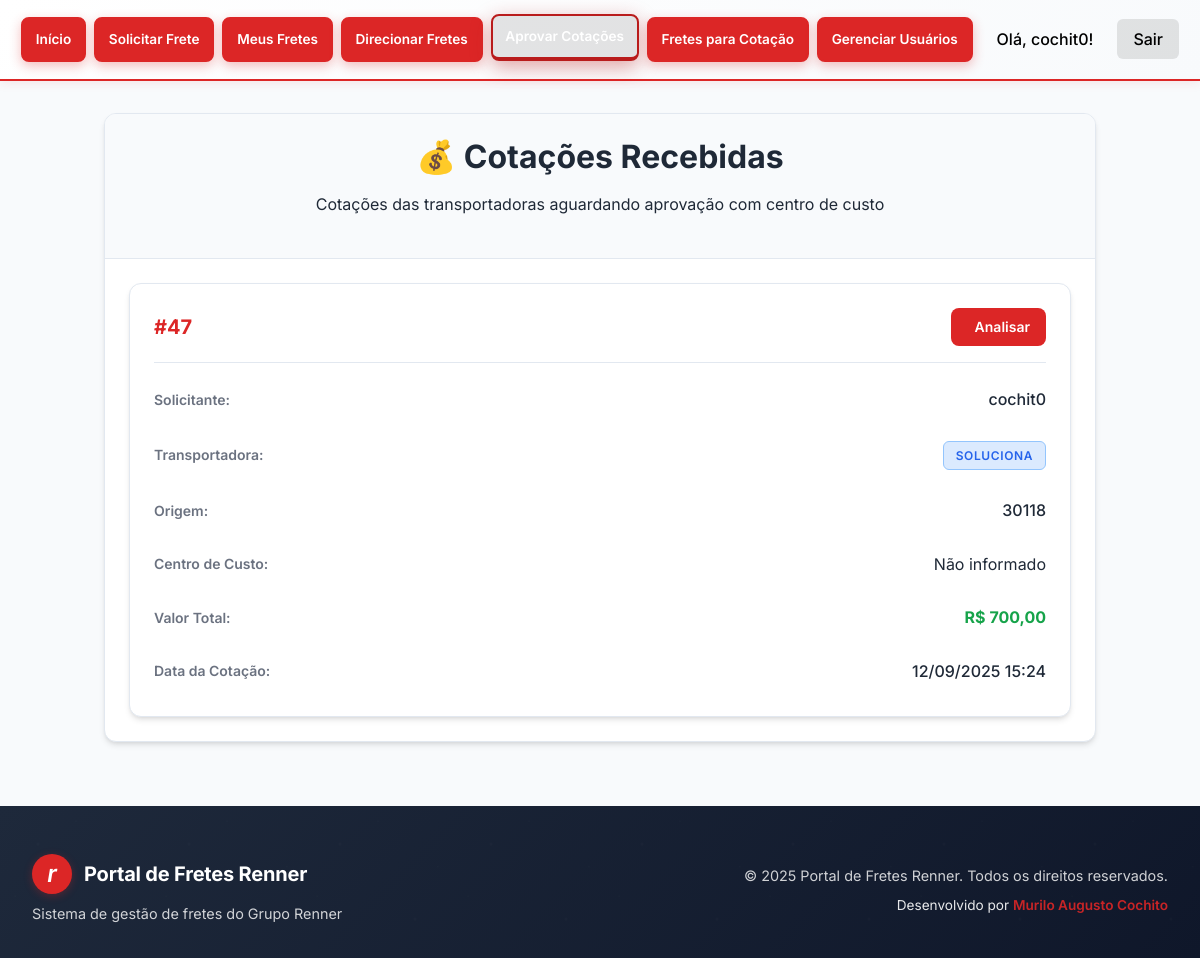
The page /cotacoes-recebidas/ (signed in) on the database its author committed.
### fretes/models.py (models this page shows, shortened)
class CotacaoFrete(models.Model):
	frete = models.ForeignKey(FreteRequest, on_delete=models.CASCADE, related_name='cotacoes')
	transportadora = models.ForeignKey(Transportadora, on_delete=models.CASCADE, related_name='cotacoes_feitas')
	valor_frete = models.DecimalField(max_digits=10, decimal_places=2, null=True, blank=True, verbose_name="Valor do Frete")
	valor_pedagio = models.DecimalField(max_digits=10, decimal_places=2, null=True, blank=True, verbose_name="Valor do Pedágio")
	valor_ajudante = models.DecimalField(max_digits=10, decimal_places=2, null=True, blank=True, verbose_name="Valor do Ajudante")
	valor_total = models.DecimalField(max_digits=10, decimal_places=2, null=True, blank=True, verbose_name="Valor Total")
	STATUS_COTACAO_CHOICES = [
		('pendente', 'Pendente'),
		('enviada', 'Enviada'),
		('aprovada', 'Aprovada'),
		('rejeitada', 'Rejeitada'),
		('rejeitada_transportadora', 'Rejeitada pela Transportadora'),
	]
	status = models.CharField(max_length=30, choices=STATUS_COTACAO_CHOICES, default='pendente')
	data_cotacao = models.DateTimeField(null=True, blank=True, verbose_name="Data da Cotação")
	observacoes_cotacao = models.TextField(blank=True, null=True, verbose_name="Observações da Cotação")
	motivo_rejeicao_transportadora = models.TextField(blank=True, null=True, verbose_name="Motivo da Rejeição pela Transportadora")
	aprovador = models.ForeignKey(User, on_delete=models.SET_NULL, null=True, blank=True, related_name='cotacoes_aprovadas', verbose_name="Aprovador")
	data_aprovacao = models.DateTimeField(null=True, blank=True, verbose_name="Data de Aprovação")
	observacoes_aprovacao = models.TextField(blank=True, null=True, verbose_name="Observações da Aprovação")
	justificativa_rejeicao = models.TextField(blank=True, null=True, verbose_name="Justificativa da Rejeição")

class FreteRequest(models.Model):
	usuario = models.ForeignKey(User, on_delete=models.CASCADE)
	data_criacao = models.DateTimeField(auto_now_add=True)
	descricao = models.TextField(blank=True)
	transportadora_selecionada = models.ForeignKey(Transportadora, null=True, blank=True, on_delete=models.SET_NULL)
	origem = models.ForeignKey(Loja, null=True, blank=True, on_delete=models.SET_NULL, related_name='fretes_origem')
	horario_coleta = models.CharField(max_length=50, blank=True, null=True)
	observacoes_origem = models.TextField(blank=True, null=True, verbose_name="Observações da Coleta")
	anexo_origem = models.FileField(upload_to='anexos/origem/', blank=True, null=True, verbose_name="Anexo da Origem", help_text="Arquivo Excel ou PDF relacionado à origem")
	TIPO_VEICULO_CHOICES = [
		('carreta', 'Carreta'),
		('truck', 'Truck'),
		('vuc', 'VUC'),
		('toco', 'Toco'),
		('3_4', '3/4'),
		('van', 'Van'),
	]
	tipo_veiculo = models.CharField(max_length=10, choices=TIPO_VEICULO_CHOICES, blank=True, null=True, verbose_name="Tipo de Veículo", help_text="Tipo de veículo necessário para o frete")
	precisa_ajudante = models.BooleanField(default=False, verbose_name="Precisa de Ajudante", help_text="Indica se o frete necessita de ajudante")
	quantidade_ajudantes = models.PositiveIntegerField(default=0, verbose_name="Quantidade de Ajudantes", help_text="Número de ajudantes necessários")
	nota_fiscal_emitida = models.BooleanField(default=False, verbose_name="Nota Fiscal Emitida", help_text="Indica se a nota fiscal já foi emitida")
	anexo_nota_fiscal = models.FileField(upload_to='anexos/nota_fiscal/', blank=True, null=True, verbose_name="Anexo da Nota Fiscal", help_text="Arquivo da nota fiscal (PDF, Excel)")
	quem_paga_frete = models.CharField(max_length=100, blank=True, null=True, verbose_name="Quem Paga o Frete", help_text="Loja responsável pelo pagamento do frete")
	STATUS_CHOICES = [
		('pendente', 'Pendente'),
		('cotacao_enviada', 'Cotação Enviada'),
		('cotacao_recebida', 'Cotação Recebida'),
		('cotacao_aprovada', 'Cotação Aprovada'),
		('rejeitado', 'Rejeitado'),
		('rejeitado_transportadora', 'Rejeitado pela Transportadora'),
		('cancelado', 'Cancelado'),
		('finalizado', 'Finalizado'),
	]
	status = models.CharField(max_length=30, choices=STATUS_CHOICES, default='pendente')
	centro_custo = models.CharField(max_length=100, blank=True, null=True, verbose_name="Centro de Custo", help_text="Centro de custo aprovado para o frete")
	aprovador = models.ForeignKey(User, on_delete=models.SET_NULL, null=True, blank=True, related_name='fretes_aprovados', verbose_name="Aprovador")
	data_aprovacao = models.DateTimeField(null=True, blank=True, verbose_name="Data de Aprovação")
	observacoes_aprovacao = models.TextField(blank=True, null=True, verbose_name="Observações da Aprovação")
	justificativa_rejeicao = models.TextField(blank=True, null=True, verbose_name="Justificativa da Rejeição")
	motivo_cancelamento = models.TextField(blank=True, null=True, verbose_name="Motivo do Cancelamento", help_text="Justificativa para o cancelamento do frete")
	usuario_cancelamento = models.ForeignKey(User, on_delete=models.SET_NULL, null=True, blank=True, related_name='fretes_cancelados', verbose_name="Usuário que Cancelou")
	data_cancelamento = models.DateTimeField(null=True, blank=True, verbose_name="Data do Cancelamento")
	transportadora = models.ForeignKey(User, on_delete=models.SET_NULL, null=True, blank=True, related_name='fretes_cotados', verbose_name="Transportadora", help_text="Transportadora responsável pela cotação")
	valor_frete = models.DecimalField(max_digits=10, decimal_places=2, null=True, blank=True, verbose_name="Valor do Frete", help_text="Valor cobrado pelo frete")
	valor_pedagio = models.DecimalField(max_digits=10, decimal_places=2, null=True, blank=True, verbose_name="Valor do Pedágio", help_text="Valor cobrado pelo pedágio")
	valor_ajudante = models.DecimalField(max_digits=10, decimal_places=2, null=True, blank=True, verbose_name="Valor do Ajudante", help_text="Valor cobrado pelo ajudante")
	valor_total = models.DecimalField(max_digits=10, decimal_places=2, null=True, blank=True, verbose_name="Valor Total", help_text="Soma total da cotação")
	data_cotacao = models.DateTimeField(null=True, blank=True, verbose_name="Data da Cotação")
	observacoes_cotacao = models.TextField(blank=True, null=True, verbose_name="Observações da Cotação")
	motivo_rejeicao_transportadora = models.TextField(blank=True, null=True, verbose_name="Motivo da Rejeição pela Transportadora")

class Transportadora(models.Model):
	nome = models.CharField(max_length=100)
	email = models.EmailField()

class Loja(models.Model):
	nome = models.CharField(max_length=100)
	endereco = models.CharField(max_length=255)
	numero = models.CharField(max_length=20)
	municipio = models.CharField(max_length=100)
	estado = models.CharField(max_length=2)
	cep = models.CharField(max_length=15, blank=True)
	regional = models.CharField(max_length=100, blank=True)
	latitude = models.DecimalField(max_digits=9, decimal_places=6, null=True, blank=True)
	longitude = models.DecimalField(max_digits=9, decimal_places=6, null=True, blank=True)

### fretes/views.py (the view)
# urls.py: path('cotacoes-recebidas/', views.cotacoes_recebidas, name='cotacoes_recebidas'),
@login_required(login_url='/login/')
def cotacoes_recebidas(request):
    try:
        user_profile = request.user.userprofile
        if not (user_profile.is_usuario_master() or user_profile.is_gerente()):
            messages.error(request, 'Você não tem permissão para aprovar cotações.')
            return redirect('home')
    except UserProfile.DoesNotExist:
        messages.error(request, 'Perfil de usuário não encontrado.')
        return redirect('home')
    cotacoes_recebidas = CotacaoFrete.objects.filter(
        status='enviada'
    ).select_related('frete__usuario', 'frete__origem', 'transportadora').prefetch_related('frete__destinos').order_by('-data_cotacao')
    return render(request, 'fretes/cotacoes_recebidas.html', {
        'cotacoes_recebidas': cotacoes_recebidas
    })

### fretes/models.py (called while the page is built)
	def is_usuario_master(self):
		return self.is_master or self.tipo_usuario == 'master'

	def is_gerente(self):
		return self.tipo_usuario == 'gerente'

	def is_transportadora(self):
		return self.tipo_usuario == 'transportadora'

### fretes/templates/fretes/cotacoes_recebidas.html (shortened to what this page needs)
{% extends 'fretes/base.html' %}
{% load frete_filters %}
{% block content %}
<div class="container-lg mt-8">
    <div class="card animate-fade-in">
        <div class="card-header">
            <h2 class="text-center">💰 Cotações Recebidas</h2>
            <p class="text-muted text-center">Cotações das transportadoras aguardando aprovação com centro de custo</p>
        </div>
        <div class="card-body">
            {% if cotacoes_recebidas %}
                <div class="cotacoes-grid">
                    {% for cotacao in cotacoes_recebidas %}
                    <div class="cotacao-card">
                        <div class="cotacao-header">
                            <div class="cotacao-id">
                                <strong>#{{ cotacao.frete.id }}</strong>
                            </div>
                            <div class="cotacao-actions">
                                <a href="{% url 'aprovar_cotacao' cotacao.id %}" class="btn btn-primary btn-sm">
                                     Analisar
                                </a>
                            </div>
                        </div>
                        <div class="cotacao-info">
                            <div class="info-row">
                                <span class="info-label">Solicitante:</span>
                                <span class="info-value">{{ cotacao.frete.usuario.username }}</span>
                            </div>
                            <div class="info-row">
                                <span class="info-label">Transportadora:</span>
                                <span class="badge badge-info">{{ cotacao.transportadora.nome }}</span>
                            </div>
                            <div class="info-row">
                                <span class="info-label">Origem:</span>
                                <span class="info-value">{{ cotacao.frete.origem.nome }}</span>
                            </div>
                            <div class="info-row">
                                <span class="info-label">Centro de Custo:</span>
                                {% if cotacao.frete.centro_custo %}
                                    <span class="badge badge-secondary">{{ cotacao.frete.centro_custo }}</span>
                                {% else %}
                                    <span class="text-muted">Não informado</span>
                                {% endif %}
                            </div>
                            <div class="info-row">
                                <span class="info-label">Valor Total:</span>
                                {% if cotacao.valor_total %}
                                    <span class="info-value text-success font-bold">R$ {{ cotacao.valor_total|floatformat:2 }}</span>
                                {% else %}
                                    <span class="text-muted">Não informado</span>
                                {% endif %}
                            </div>
                            <div class="info-row">
                                <span class="info-label">Data da Cotação:</span>
                                <span class="info-value">{{ cotacao.data_cotacao|date:"d/m/Y H:i" }}</span>
                            </div>
                        </div>
                    </div>
                    {% endfor %}
                </div>
            {% endif %}
        </div>
    </div>
</div>
{% endblock %}

### fretes/templates/fretes/base.html (shortened to what this page needs)
<!DOCTYPE html>
<html lang="pt-br">
<head>
    {% load static %}
    <link rel="stylesheet" href="{% static 'css/style.css' %}">
</head>
<body>
    <nav class="navbar navbar-renner">
        <div class="container navbar-container">
            <ul class="navbar-nav">
                {% if user.is_authenticated and user.userprofile.is_transportadora and not user.userprofile.is_master %}
                    <li><a class="nav-link modern-nav-btn" href="/">Início</a></li>
                    <li><a class="nav-link modern-nav-btn" href="/fretes-para-cotacao/">Fretes para Cotação</a></li>
                    <li><a class="nav-link modern-nav-btn" href="/cotacoes-historico-transportadora/">Histórico</a></li>
                {% else %}
                    <li><a class="nav-link modern-nav-btn" href="/">Início</a></li>
                    <li><a class="nav-link modern-nav-btn" href="/selecionar-origem/">Solicitar Frete</a></li>
                    <li><a class="nav-link modern-nav-btn" href="/meus-fretes/">Meus Fretes</a></li>
                    {% if user.is_authenticated and user.userprofile.is_master %}
                            <li><a class="nav-link modern-nav-btn" href="/fretes-para-aprovacao/">Direcionar Fretes</a></li>
                            <li><a class="nav-link modern-nav-btn" href="/cotacoes-recebidas/">Aprovar Cotações</a></li>
                            <li><a class="nav-link modern-nav-btn" href="/fretes-para-cotacao/">Fretes para Cotação</a></li>
                            <li><a class="nav-link modern-nav-btn" href="/gerenciar-usuarios/">Gerenciar Usuários</a></li>
                    {% endif %}
                {% endif %}
                {% if user.is_authenticated %}
                    <li><span class="user-greeting">Olá, {{ user.username }}!</span></li>
                    <li>
                        <form method="post" action="{% url 'logout' %}" style="display: inline;">
                            <button type="submit" class="nav-link logout-link" style="color: #000000 !important; background: rgba(0, 0, 0, 0.1) !important; border: none; cursor: pointer; padding: 0.5rem 1rem; border-radius: 6px; font-size: inherit; font-family: inherit;">Sair</button>
                        </form>
                    </li>
                {% else %}
                    <li><a class="nav-link modern-nav-btn" href="/login/">Entrar</a></li>
                {% endif %}
            </ul>
        </div>
    </nav>
    <main>
        {% block content %}{% endblock %}
    </main>
    <footer class="site-footer">
        <div class="container">
            <div class="footer-content">
                <div class="footer-brand">
                    <div class="footer-logo">
                        <span class="footer-icon">r</span>
                        <span class="footer-text">Portal de Fretes Renner</span>
                    </div>
                    <p class="footer-description">Sistema de gestão de fretes do Grupo Renner</p>
                </div>
                <div class="footer-info">
                    <p class="footer-copyright">&copy; {% now "Y" %} Portal de Fretes Renner. Todos os direitos reservados.</p>
                    <p class="footer-developer">Desenvolvido por <strong>Murilo Augusto Cochito</strong></p>
                </div>
            </div>
        </div>
    </footer>
</body>
</html>

### rows shown on the page
CotacaoFrete: frete.id "47", frete.usuario.username "cochit0", transportadora.nome "SOLUCIONA", frete.origem.nome "30118", shows "Não informado", valor_total "700,00", data_cotacao "12/09/2025 15:24"

### other values the page prints
{{ user.username }} "cochit0"
